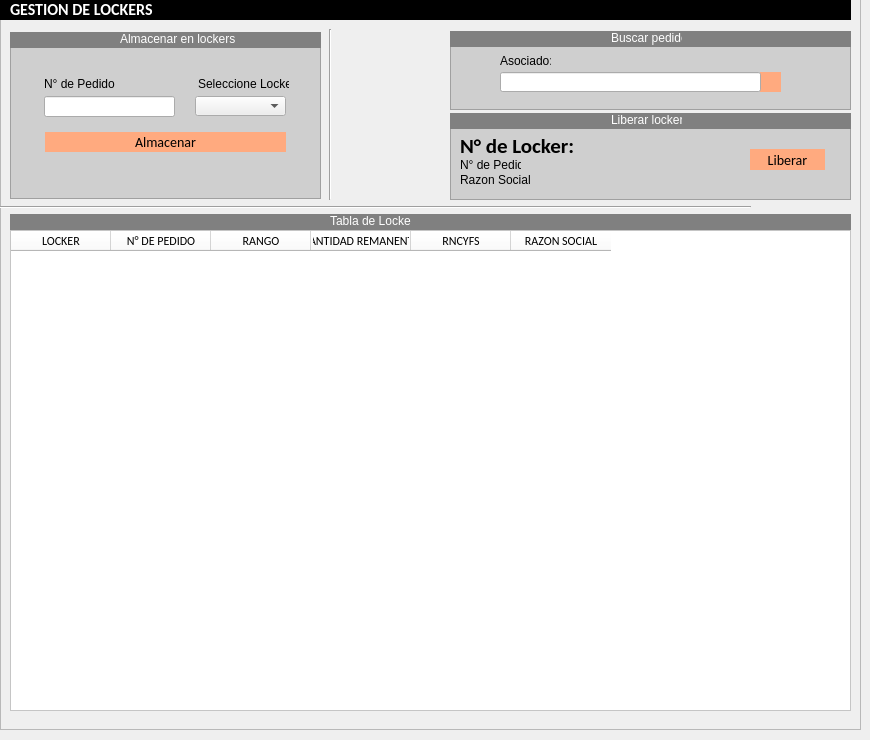
       <widget class="QWidget" name="p_deposito">
        <widget class="QFrame" name="frame_15">
         <property name="geometry">
          <rect>
           <x>0</x>
           <y>-1</y>
           <width>861</width>
           <height>731</height>
          </rect>
         </property>
         <property name="frameShape">
          <enum>QFrame::StyledPanel</enum>
         </property>
         <property name="frameShadow">
          <enum>QFrame::Raised</enum>
         </property>
         <widget class="Line" name="line_11">
          <property name="geometry">
           <rect>
            <x>0</x>
            <y>200</y>
            <width>751</width>
            <height>16</height>
           </rect>
          </property>
          <property name="orientation">
           <enum>Qt::Horizontal</enum>
          </property>
         </widget>
         <widget class="Line" name="line_12">
          <property name="geometry">
           <rect>
            <x>320</x>
            <y>30</y>
            <width>20</width>
            <height>171</height>
           </rect>
          </property>
          <property name="orientation">
           <enum>Qt::Vertical</enum>
          </property>
         </widget>
         <widget class="QTableWidget" name="tb_lockers">
          <property name="geometry">
           <rect>
            <x>10</x>
            <y>231</y>
            <width>841</width>
            <height>481</height>
           </rect>
          </property>
          <property name="font">
           <font>
            <family>Calibri</family>
            <weight>50</weight>
            <italic>false</italic>
            <bold>false</bold>
           </font>
          </property>
          <property name="styleSheet">
           <string notr="true">background:white;</string>
          </property>
          <property name="editTriggers">
           <set>QAbstractItemView::AnyKeyPressed|QAbstractItemView::EditKeyPressed</set>
          </property>
          <property name="alternatingRowColors">
           <bool>true</bool>
          </property>
          <property name="selectionBehavior">
           <enum>QAbstractItemView::SelectRows</enum>
          </property>
          <attribute name="verticalHeaderVisible">
           <bool>false</bool>
          </attribute>
          <column>
           <property name="text">
            <string>LOCKER</string>
           </property>
          </column>
          <column>
           <property name="text">
            <string>N° DE PEDIDO</string>
           </property>
          </column>
          <column>
           <property name="text">
            <string>RANGO</string>
           </property>
          </column>
          <column>
           <property name="text">
            <string>CANTIDAD REMANENTE</string>
           </property>
          </column>
          <column>
           <property name="text">
            <string>RNCYFS</string>
           </property>
          </column>
          <column>
           <property name="text">
            <string>RAZON SOCIAL</string>
           </property>
          </column>
         </widget>
         <widget class="QFrame" name="frame_17">
          <property name="geometry">
           <rect>
            <x>450</x>
            <y>120</y>
            <width>401</width>
            <height>81</height>
           </rect>
          </property>
          <property name="styleSheet">
           <string notr="true">QFrame
{
background-color: rgb(207, 207, 207);
}
QPushButton{
border-radius:15px;
background:#DBC9D4;
font-family: Calibri;
font-size:14px;
}</string>
          </property>
          <property name="frameShape">
           <enum>QFrame::StyledPanel</enum>
          </property>
          <property name="frameShadow">
           <enum>QFrame::Raised</enum>
          </property>
          <widget class="QLabel" name="label_57">
           <property name="geometry">
            <rect>
             <x>10</x>
             <y>38</y>
             <width>61</width>
             <height>16</height>
            </rect>
           </property>
           <property name="text">
            <string>N° de Pedido:</string>
           </property>
          </widget>
          <widget class="QLabel" name="label_58">
           <property name="geometry">
            <rect>
             <x>10</x>
             <y>16</y>
             <width>151</width>
             <height>21</height>
            </rect>
           </property>
           <property name="font">
            <font>
             <family>Calibri</family>
             <pointsize>16</pointsize>
             <weight>75</weight>
             <bold>true</bold>
            </font>
           </property>
           <property name="text">
            <string>N° de Locker:</string>
           </property>
          </widget>
          <widget class="QLabel" name="label_59">
           <property name="geometry">
            <rect>
             <x>10</x>
             <y>53</y>
             <width>101</width>
             <height>16</height>
            </rect>
           </property>
           <property name="text">
            <string>Razon Social:</string>
           </property>
          </widget>
          <widget class="QLabel" name="signal_pedido_locker">
           <property name="geometry">
            <rect>
             <x>80</x>
             <y>38</y>
             <width>141</width>
             <height>16</height>
            </rect>
           </property>
           <property name="text">
            <string/>
           </property>
          </widget>
          <widget class="QLabel" name="signal_locker_locker">
           <property name="geometry">
            <rect>
             <x>140</x>
             <y>16</y>
             <width>61</width>
             <height>21</height>
            </rect>
           </property>
           <property name="font">
            <font>
             <family>Calibri</family>
             <pointsize>16</pointsize>
             <weight>75</weight>
             <bold>true</bold>
            </font>
           </property>
           <property name="text">
            <string/>
           </property>
          </widget>
          <widget class="QLabel" name="signal_razon_locker">
           <property name="geometry">
            <rect>
             <x>80</x>
             <y>53</y>
             <width>171</width>
             <height>16</height>
            </rect>
           </property>
           <property name="text">
            <string/>
           </property>
          </widget>
          <widget class="QPushButton" name="btn_despachar">
           <property name="geometry">
            <rect>
             <x>300</x>
             <y>30</y>
             <width>75</width>
             <height>21</height>
            </rect>
           </property>
           <property name="styleSheet">
            <string notr="true">QPushButton{
background-color: rgb(255, 170, 127);

}
QPushButton:hover{
background-color: rgb(212, 141, 105);

}</string>
           </property>
           <property name="text">
            <string>Liberar</string>
           </property>
          </widget>
         </widget>
         <widget class="QFrame" name="frame_34">
          <property name="geometry">
           <rect>
            <x>0</x>
            <y>0</y>
            <width>851</width>
            <height>21</height>
           </rect>
          </property>
          <property name="styleSheet">
           <string notr="true">background:black;
border-radius:15px;
</string>
          </property>
          <property name="frameShape">
           <enum>QFrame::StyledPanel</enum>
          </property>
          <property name="frameShadow">
           <enum>QFrame::Raised</enum>
          </property>
          <widget class="QLabel" name="label_62">
           <property name="geometry">
            <rect>
             <x>10</x>
             <y>-10</y>
             <width>371</width>
             <height>41</height>
            </rect>
           </property>
           <property name="font">
            <font>
             <family>Calibri</family>
             <pointsize>12</pointsize>
             <weight>75</weight>
             <bold>true</bold>
            </font>
           </property>
           <property name="styleSheet">
            <string notr="true">color:white;
</string>
           </property>
           <property name="text">
            <string>GESTION DE LOCKERS</string>
           </property>
          </widget>
         </widget>
         <widget class="QFrame" name="frame_38">
          <property name="geometry">
           <rect>
            <x>10</x>
            <y>215</y>
            <width>841</width>
            <height>16</height>
           </rect>
          </property>
          <property name="styleSheet">
           <string notr="true">background:grey;
border-radius:15px;
</string>
          </property>
          <property name="frameShape">
           <enum>QFrame::StyledPanel</enum>
          </property>
          <property name="frameShadow">
           <enum>QFrame::Raised</enum>
          </property>
          <widget class="QLabel" name="label_121">
           <property name="geometry">
            <rect>
             <x>320</x>
             <y>-1</y>
             <width>81</width>
             <height>16</height>
            </rect>
           </property>
           <property name="styleSheet">
            <string notr="true">color:rgb(255, 255, 255);</string>
           </property>
           <property name="text">
            <string>Tabla de Lockers</string>
           </property>
          </widget>
         </widget>
         <widget class="QFrame" name="frame_46">
          <property name="geometry">
           <rect>
            <x>10</x>
            <y>39</y>
            <width>311</width>
            <height>161</height>
           </rect>
          </property>
          <property name="styleSheet">
           <string notr="true">QFrame
{
background-color: rgb(207, 207, 207);
}
QPushButton{
border-radius:15px;
background:#DBC9D4;
font-family: Calibri;
font-size:14px;
}</string>
          </property>
          <property name="frameShape">
           <enum>QFrame::StyledPanel</enum>
          </property>
          <property name="frameShadow">
           <enum>QFrame::Raised</enum>
          </property>
          <widget class="QPushButton" name="btn_almacenar">
           <property name="geometry">
            <rect>
             <x>35</x>
             <y>94</y>
             <width>241</width>
             <height>20</height>
            </rect>
           </property>
           <property name="styleSheet">
            <string notr="true">QPushButton{
background-color: rgb(255, 170, 127);

}
QPushButton:hover{
background-color: rgb(212, 141, 105);

}</string>
           </property>
           <property name="text">
            <string>Almacenar</string>
           </property>
          </widget>
          <widget class="QLabel" name="label_53">
           <property name="geometry">
            <rect>
             <x>34</x>
             <y>38</y>
             <width>81</width>
             <height>16</height>
            </rect>
           </property>
           <property name="text">
            <string>N° de Pedido</string>
           </property>
          </widget>
          <widget class="QLineEdit" name="txt_pedido_deposito">
           <property name="geometry">
            <rect>
             <x>34</x>
             <y>58</y>
             <width>131</width>
             <height>21</height>
            </rect>
           </property>
          </widget>
          <widget class="QLabel" name="label_54">
           <property name="geometry">
            <rect>
             <x>188</x>
             <y>38</y>
             <width>91</width>
             <height>16</height>
            </rect>
           </property>
           <property name="text">
            <string>Seleccione Locker</string>
           </property>
          </widget>
          <widget class="QComboBox" name="cbx_num_locker">
           <property name="geometry">
            <rect>
             <x>185</x>
             <y>58</y>
             <width>91</width>
             <height>20</height>
            </rect>
           </property>
          </widget>
         </widget>
         <widget class="QFrame" name="frame_47">
          <property name="geometry">
           <rect>
            <x>10</x>
            <y>33</y>
            <width>311</width>
            <height>16</height>
           </rect>
          </property>
          <property name="styleSheet">
           <string notr="true">background:grey;
border-radius:15px;
</string>
          </property>
          <property name="frameShape">
           <enum>QFrame::StyledPanel</enum>
          </property>
          <property name="frameShadow">
           <enum>QFrame::Raised</enum>
          </property>
          <widget class="QLabel" name="label_131">
           <property name="geometry">
            <rect>
             <x>110</x>
             <y>-1</y>
             <width>151</width>
             <height>16</height>
            </rect>
           </property>
           <property name="styleSheet">
            <string notr="true">color:rgb(255, 255, 255);</string>
           </property>
           <property name="text">
            <string>Almacenar en lockers</string>
           </property>
          </widget>
         </widget>
         <widget class="QFrame" name="frame_48">
          <property name="geometry">
           <rect>
            <x>450</x>
            <y>114</y>
            <width>401</width>
            <height>16</height>
           </rect>
          </property>
          <property name="styleSheet">
           <string notr="true">background:grey;
border-radius:15px;
</string>
          </property>
          <property name="frameShape">
           <enum>QFrame::StyledPanel</enum>
          </property>
          <property name="frameShadow">
           <enum>QFrame::Raised</enum>
          </property>
          <widget class="QLabel" name="label_132">
           <property name="geometry">
            <rect>
             <x>161</x>
             <y>-1</y>
             <width>71</width>
             <height>16</height>
            </rect>
           </property>
           <property name="styleSheet">
            <string notr="true">color:rgb(255, 255, 255);</string>
           </property>
           <property name="text">
            <string>Liberar locker</string>
           </property>
          </widget>
         </widget>
         <widget class="QFrame" name="frame_49">
          <property name="geometry">
           <rect>
            <x>450</x>
            <y>40</y>
            <width>401</width>
            <height>71</height>
           </rect>
          </property>
          <property name="styleSheet">
           <string notr="true">QFrame
{
background-color: rgb(207, 207, 207);
}
QPushButton{
border-radius:15px;
background:#DBC9D4;
font-family: Calibri;
font-size:14px;
}</string>
          </property>
          <property name="frameShape">
           <enum>QFrame::StyledPanel</enum>
          </property>
          <property name="frameShadow">
           <enum>QFrame::Raised</enum>
          </property>
          <widget class="QPushButton" name="btn_buscar_locker">
           <property name="geometry">
            <rect>
             <x>310</x>
             <y>33</y>
             <width>21</width>
             <height>20</height>
            </rect>
           </property>
           <property name="styleSheet">
            <string notr="true">QPushButton{
background-color: rgb(255, 170, 127);

}
QPushButton:hover{
background-color: rgb(212, 141, 105);

}</string>
           </property>
           <property name="text">
            <string/>
           </property>
           <property name="icon">
            <iconset>
             <normaloff>icons/search.png</normaloff>icons/search.png</iconset>
           </property>
           <property name="iconSize">
            <size>
             <width>12</width>
             <height>12</height>
            </size>
           </property>
           <property name="shortcut">
            <string>Return</string>
           </property>
          </widget>
          <widget class="QLineEdit" name="txt_buscar_locker">
           <property name="geometry">
            <rect>
             <x>50</x>
             <y>33</y>
             <width>261</width>
             <height>20</height>
            </rect>
           </property>
          </widget>
          <widget class="QLabel" name="label_134">
           <property name="geometry">
            <rect>
             <x>50</x>
             <y>14</y>
             <width>51</width>
             <height>16</height>
            </rect>
           </property>
           <property name="styleSheet">
            <string notr="true">color: rgb(0, 0, 0);</string>
           </property>
           <property name="text">
            <string>Asociado:</string>
           </property>
          </widget>
         </widget>
         <widget class="QFrame" name="frame_50">
          <property name="geometry">
           <rect>
            <x>450</x>
            <y>32</y>
            <width>401</width>
            <height>16</height>
           </rect>
          </property>
          <property name="styleSheet">
           <string notr="true">background:grey;
border-radius:15px;
</string>
          </property>
          <property name="frameShape">
           <enum>QFrame::StyledPanel</enum>
          </property>
          <property name="frameShadow">
           <enum>QFrame::Raised</enum>
          </property>
          <widget class="QLabel" name="label_133">
           <property name="geometry">
            <rect>
             <x>161</x>
             <y>-1</y>
             <width>71</width>
             <height>16</height>
            </rect>
           </property>
           <property name="styleSheet">
            <string notr="true">color:rgb(255, 255, 255);</string>
           </property>
           <property name="text">
            <string>Buscar pedido</string>
           </property>
          </widget>
         </widget>
        </widget>
       </widget>
